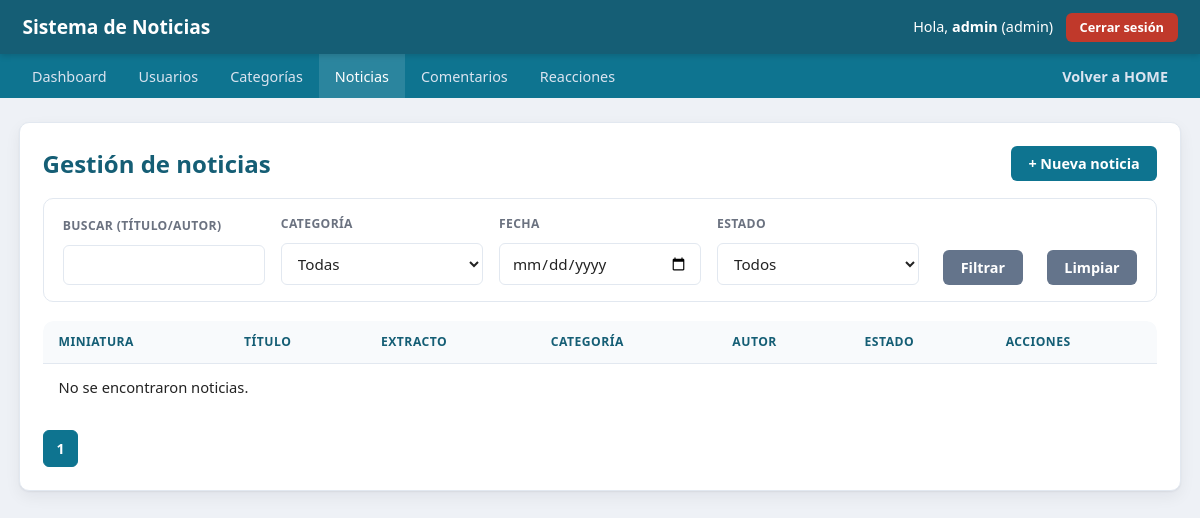
Page /views/admin/news/list.php (signed in) on the earlier database version.
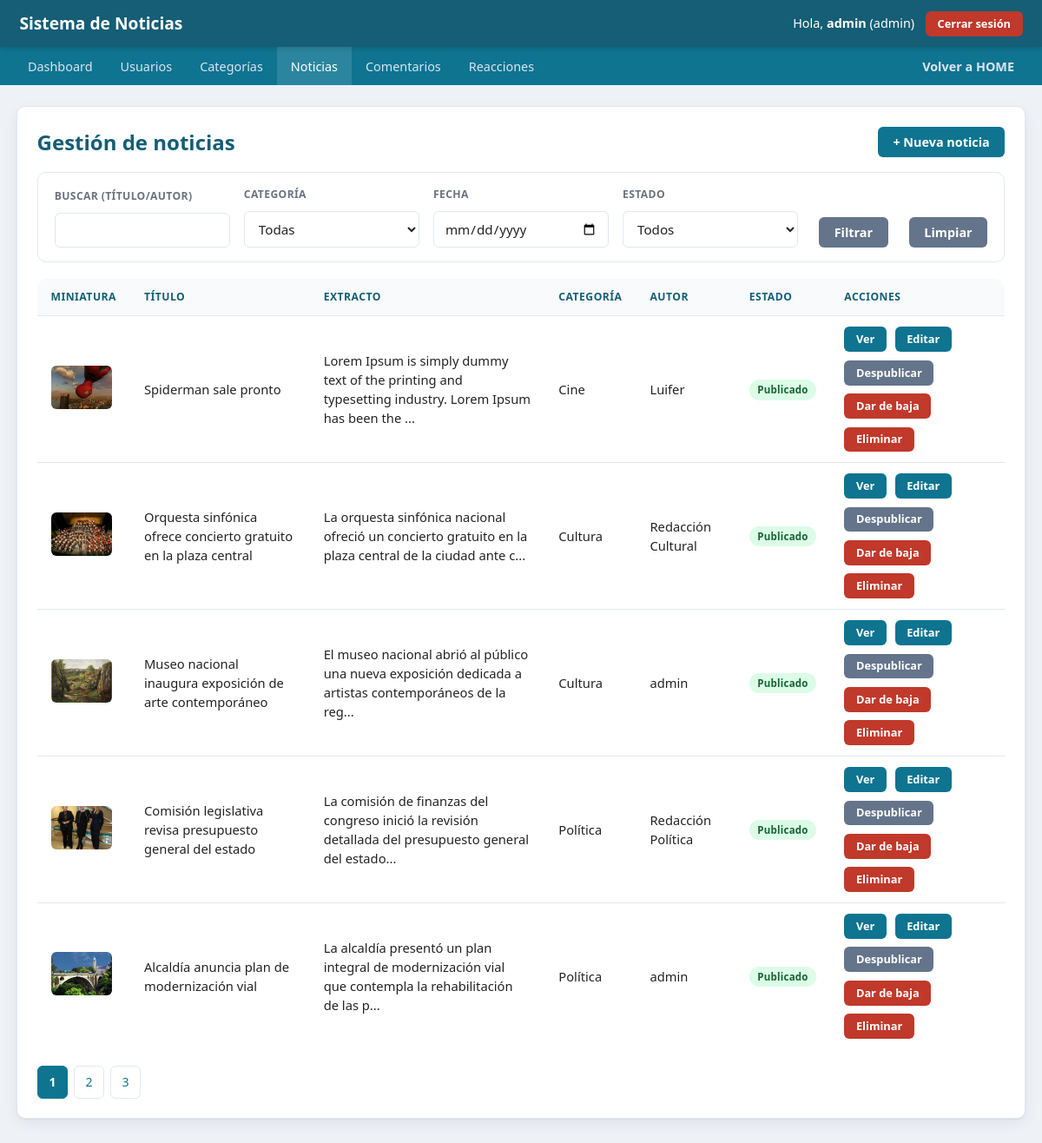
Same page on the later database version.
### tables this page shows
CREATE TABLE IF NOT EXISTS `noticias` (
  `id` int UNSIGNED NOT NULL AUTO_INCREMENT,
  `titulo` varchar(200) NOT NULL,
  `contenido` text NOT NULL,
  `id_usuario` int UNSIGNED NOT NULL COMMENT 'Usuario que creó la noticia',
  `autor` varchar(120) DEFAULT NULL COMMENT 'Autor visible (opcional, distinto del usuario del sistema)',
  `video_url` varchar(255) DEFAULT NULL COMMENT 'Enlace embebible de YouTube/Vimeo (opcional)',
  `id_categoria` int UNSIGNED NOT NULL,
  `publicado` tinyint(1) NOT NULL DEFAULT '0',
  `activo` tinyint(1) NOT NULL DEFAULT '1' COMMENT 'Baja lógica',
  `firma_digital` varchar(64) NOT NULL COMMENT 'HMAC-SHA256 de integridad',
  `created_at` datetime NOT NULL DEFAULT CURRENT_TIMESTAMP,
  `updated_at` datetime DEFAULT NULL ON UPDATE CURRENT_TIMESTAMP,
  PRIMARY KEY (`id`),
  KEY `fk_noticias_usuario` (`id_usuario`),
  KEY `idx_noticias_publicado_activo` (`publicado`,`activo`),
  KEY `idx_noticias_categoria` (`id_categoria`),
  KEY `idx_noticias_fecha` (`created_at`)
);

CREATE TABLE IF NOT EXISTS `categorias` (
  `id` int UNSIGNED NOT NULL AUTO_INCREMENT,
  `nombre` varchar(60) NOT NULL,
  `descripcion` varchar(255) DEFAULT NULL,
  `activo` tinyint(1) NOT NULL DEFAULT '1',
  `created_at` datetime NOT NULL DEFAULT CURRENT_TIMESTAMP,
  PRIMARY KEY (`id`),
  UNIQUE KEY `uq_categorias_nombre` (`nombre`)
);

CREATE TABLE IF NOT EXISTS `usuarios` (
  `id` int UNSIGNED NOT NULL AUTO_INCREMENT,
  `nombre` varchar(100) NOT NULL,
  `email` varchar(150) NOT NULL,
  `password` varchar(255) NOT NULL COMMENT 'Hash bcrypt (password_hash)',
  `rol` enum('admin','editor','supervisor','usuario') NOT NULL DEFAULT 'usuario',
  `activo` tinyint(1) NOT NULL DEFAULT '1',
  `intentos_fallidos` int UNSIGNED NOT NULL DEFAULT '0',
  `bloqueado_hasta` datetime DEFAULT NULL,
  `created_at` datetime NOT NULL DEFAULT CURRENT_TIMESTAMP,
  `updated_at` datetime DEFAULT NULL ON UPDATE CURRENT_TIMESTAMP,
  PRIMARY KEY (`id`),
  UNIQUE KEY `uq_usuarios_email` (`email`),
  KEY `idx_usuarios_nombre` (`nombre`)
);

### config/bootstrap.php (called while the page is built, shortened)
<?php
require_once ROOT_PATH . '/core/Database.php';
require_once ROOT_PATH . '/core/Validator.php';
require_once ROOT_PATH . '/core/BaseModel.php';
require_once ROOT_PATH . '/helpers/functions.php';
spl_autoload_register(function (string $class) {
    $paths = [
        ROOT_PATH . "/models/{$class}.php",
        ROOT_PATH . "/controllers/{$class}.php",
    ];
    foreach ($paths as $path) {
        if (file_exists($path)) {
            return;
        }
    }
});

### config/database.php (called while the page is built)
<?php
return [
    'driver'   => 'mysql',
    'host'     => '127.0.0.1',
    'port'     => '3306',
    'database' => 'sistema_noticias',
    'username' => 'root',
    'password' => '',
    'charset'  => 'utf8mb4',
];

### core/Database.php (called while the page is built, shortened)
<?php
class Database
{
    private static ?Database $instance = null;
    private PDO $connection;
    private function __construct()
    {
        $config = require ROOT_PATH . '/config/database.php';
        $dsn = sprintf(
            '%s:host=%s;port=%s;dbname=%s;charset=%s',
            $config['driver'],
            $config['host'],
            $config['port'],
            $config['database'],
            $config['charset']
        );
        try {
            $this->connection = new PDO($dsn, $config['username'], $config['password'], [
                PDO::ATTR_ERRMODE            => PDO::ERRMODE_EXCEPTION,
                PDO::ATTR_DEFAULT_FETCH_MODE => PDO::FETCH_ASSOC,
                PDO::ATTR_EMULATE_PREPARES   => false,
            ]);
        } catch (PDOException $e) {
            throw new RuntimeException('No fue posible conectar a la base de datos.');
        }
    }
    public static function getInstance(): Database
    {
        if (self::$instance === null) {
            self::$instance = new self();
        }
        return self::$instance;
    }
    public function getConnection(): PDO
    {
        return $this->connection;
    }
}

### core/Validator.php (called while the page is built, shortened)
<?php
class Validator
{
    public static function sanitizeString(?string $value): string
    {
        $value = trim($value ?? '');
        $value = strip_tags($value);
        return $value;
    }
    public static function sanitizeInt($value): int
    {
        return (int) filter_var($value, FILTER_SANITIZE_NUMBER_INT);
    }
}

### controllers/NewsController.php (called while the page is built, shortened)
<?php
class NewsController extends BaseController
{
    private NewsModel $newsModel;
    private NewsImageModel $imageModel;
    public function __construct()
    {
        $this->newsModel = new NewsModel();
        $this->imageModel = new NewsImageModel();
    }
    public function listPaginated(array $filters, int $page): array
    {
        $page = max(1, $page);
        $offset = ($page - 1) * NEWS_PER_PAGE_ADMIN;
        $items = $this->newsModel->filterAdmin($filters, NEWS_PER_PAGE_ADMIN, $offset);
        $total = $this->newsModel->countFilterAdmin($filters);
        foreach ($items as &$item) {
            $item['thumbnail'] = $this->imageModel->firstThumbnail((int) $item['id']);
        }
        return [
            'items' => $items,
            'total' => $total,
            'page' => $page,
            'totalPages' => max(1, (int) ceil($total / NEWS_PER_PAGE_ADMIN)),
        ];
    }
    public function isPrivileged(): bool
    {
        return in_array($_SESSION['user_role'] ?? '', ['admin', 'supervisor'], true);
    }
    public function canModify(array $news): bool
    {
        return $this->isPrivileged() || (int) $news['id_usuario'] === (int) ($_SESSION['user_id'] ?? 0);
    }
}

### models/NewsModel.php (called while the page is built, shortened)
<?php
class NewsModel extends BaseModel
{
    public function filterAdmin(array $filters, int $limit, int $offset): array
    {
        [$where, $params] = $this->buildWhere($filters);
        $sql = self::BASE_SELECT . " {$where} ORDER BY n.created_at DESC LIMIT :limit OFFSET :offset";
        $stmt = $this->db->prepare($sql);
        $stmt->bindValue('limit', $limit, PDO::PARAM_INT);
        $stmt->bindValue('offset', $offset, PDO::PARAM_INT);
        $stmt->execute();
        return $stmt->fetchAll();
    }
    public function countFilterAdmin(array $filters): int
    {
        [$where, $params] = $this->buildWhere($filters);
        $sql = "SELECT COUNT(*) AS total FROM noticias n
                INNER JOIN categorias c ON c.id = n.id_categoria
                INNER JOIN usuarios u ON u.id = n.id_usuario {$where}";
        $stmt = $this->db->prepare($sql);
        $stmt->execute($params);
        return (int) $stmt->fetch()['total'];
    }
    private function buildWhere(array $filters): array
    {
        $clauses = [];
        $params = [];
        $where = $clauses ? ('WHERE ' . implode(' AND ', $clauses)) : '';
        return [$where, $params];
    }
}

### core/BaseModel.php (called while the page is built, shortened)
<?php
abstract class BaseModel implements CrudInterface
{
    public function __construct()
    {
        $this->db = Database::getInstance()->getConnection();
    }
}

### models/NewsImageModel.php (called while the page is built, shortened)
<?php
class NewsImageModel extends BaseModel
{
    public function firstThumbnail(int $newsId): ?string
    {
        $stmt = $this->db->prepare('SELECT ruta_thumbnail FROM noticia_imagenes WHERE id_noticia = :nid ORDER BY orden ASC LIMIT 1');
        $stmt->execute(['nid' => $newsId]);
        $row = $stmt->fetch();
        return $row['ruta_thumbnail'] ?? null;
    }
}

### helpers/functions.php (called while the page is built, shortened)
<?php
if (!function_exists('e')) {
    function e(?string $value): string
    {
        return htmlspecialchars($value ?? '', ENT_QUOTES, 'UTF-8');
    }
}
if (!function_exists('truncate')) {
    function truncate(string $text, int $length = 100): string
    {
        $plain = trim(strip_tags($text));
        return mb_substr($plain, 0, $length) . '...';
    }
}

### views/admin/news/list.php (the view, shortened to what the rows shown need)
<?php
require_once __DIR__ . '/../../../config/bootstrap.php';
$controller = new NewsController();
$filters = [
    'id_categoria' => Validator::sanitizeInt($_GET['id_categoria'] ?? ''),
    'fecha' => Validator::sanitizeString($_GET['fecha'] ?? ''),
    'publicado' => Validator::sanitizeString($_GET['publicado'] ?? ''),
    'buscar' => Validator::sanitizeString($_GET['buscar'] ?? ''),
];
$filters = array_filter($filters, fn($v) => $v !== '' && $v !== 0);
$page = (int) ($_GET['page'] ?? 1);
$result = $controller->listPaginated($filters, $page);
require ROOT_PATH . '/views/partials/admin_header.php';
require ROOT_PATH . '/views/partials/admin_menu.php';
?>
<div class="card">
    <div style="display:flex;justify-content:space-between;flex-wrap:wrap;gap:0.8rem;align-items:center">
        <h1 style="margin:0">Gestión de noticias</h1>
    </div>
    <div class="table-responsive">
        <table>
            <thead>
                <tr><th>Miniatura</th><th>Título</th><th>Extracto</th><th>Categoría</th><th>Autor</th><th>Estado</th><th>Acciones</th></tr>
            </thead>
            <tbody>
                <?php foreach ($result['items'] as $news): ?>
                    <tr>
                        <td data-label="Miniatura" class="thumb-cell">
                            <?php if (!empty($news['thumbnail'])): ?>
                                <img src="<?= UPLOAD_THUMB_URL . e(basename($news['thumbnail'])) ?>" alt="">
                            <?php endif; ?>
                        </td>
                        <td data-label="Título"><?= e($news['titulo']) ?></td>
                        <td data-label="Extracto"><?= e(truncate($news['contenido'], EXCERPT_LENGTH)) ?></td>
                        <td data-label="Categoría"><?= e($news['categoria_nombre']) ?></td>
                        <td data-label="Autor"><?= e($news['autor'] ?: $news['creador_nombre']) ?></td>
                        <td data-label="Estado">
                            <?php if ((int) $news['publicado'] === 1): ?>
                                <span class="badge badge-success">Publicado</span>
                            <?php else: ?>
                                <span class="badge badge-warning">No publicado</span>
                            <?php endif; ?>
                        </td>
                        <td data-label="Acciones">
                            <?php $canModifyRow = $controller->canModify($news); ?>
                            <div class="actions">
                                <a class="btn btn-small" href="<?= BASE_URL ?>/views/admin/news/detail.php?id=<?= (int) $news['id'] ?>">Ver</a>
                                <?php if ($canModifyRow): ?>
                                    <a class="btn btn-small" href="<?= BASE_URL ?>/views/admin/news/form.php?id=<?= (int) $news['id'] ?>">Editar</a>
                                <?php endif; ?>
                                <?php if ($controller->isPrivileged()): ?>
                                    <form method="post" action="<?= BASE_URL ?>/views/admin/news/list.php?<?= http_build_query($_GET) ?>">
                                        <button type="submit" class="btn btn-small btn-secondary"><?= $news['publicado'] ? 'Despublicar' : 'Publicar' ?></button>
                                    </form>
                                <?php endif; ?>
                                <?php if ($canModifyRow): ?>
                                    <form method="post" action="<?= BASE_URL ?>/views/admin/news/list.php?<?= http_build_query($_GET) ?>" data-confirm="¿Cambiar el estado de esta noticia?">
                                        <button type="submit" class="btn btn-small <?= $news['activo'] ? 'btn-danger' : 'btn-success' ?>"><?= $news['activo'] ? 'Dar de baja' : 'Reactivar' ?></button>
                                    </form>
                                <?php endif; ?>
                                <?php if ($controller->isPrivileged()): ?>
                                    <form method="post" action="<?= BASE_URL ?>/views/admin/news/list.php?<?= http_build_query($_GET) ?>" data-confirm="¿Eliminar esta noticia de forma PERMANENTE? Se borrarán también sus imágenes, comentarios y reacciones. Esta acción no se puede deshacer.">
                                        <button type="submit" class="btn btn-small btn-danger">Eliminar</button>
                                    </form>
                                <?php endif; ?>
                            </div>
                        </td>
                    </tr>
                <?php endforeach; ?>
            </tbody>
        </table>
    </div>
</div>
<?php require ROOT_PATH . '/views/partials/admin_footer.php'; ?>

Differences in the rows shown:
added noticias: shows a picture, titulo "Spiderman sale pronto", contenido "Lorem Ipsum is simply dummy text of the printing and typesetting industry. Lorem Ipsum has been the ...", id_categoria.nombre "Cine", autor "Luifer", publicado "Publicado", activo "Dar de baja"
added noticias: shows a picture, titulo "Orquesta sinfónica ofrece concierto gratuito en la plaza central", contenido "La orquesta sinfónica nacional ofreció un concierto gratuito en la plaza central de la ciudad ante c...", id_categoria.nombre "Cultura", autor "Redacción Cultural", publicado "Publicado", activo "Dar de baja"
added noticias: shows a picture, titulo "Museo nacional inaugura exposición de arte contemporáneo", contenido "El museo nacional abrió al público una nueva exposición dedicada a artistas contemporáneos de la reg...", id_categoria.nombre "Cultura", id_usuario.nombre "admin", publicado "Publicado", activo "Dar de baja"
added noticias: shows a picture, titulo "Comisión legislativa revisa presupuesto general del estado", contenido "La comisión de finanzas del congreso inició la revisión detallada del presupuesto general del estado...", id_categoria.nombre "Política", autor "Redacción Política", publicado "Publicado", activo "Dar de baja"
added noticias: shows a picture, titulo "Alcaldía anuncia plan de modernización vial", contenido "La alcaldía presentó un plan integral de modernización vial que contempla la rehabilitación de las p...", id_categoria.nombre "Política", id_usuario.nombre "admin", publicado "Publicado", activo "Dar de baja"
Other differences:
new list line: "2"
new list line: "3"
text no longer shown: "No se encontraron noticias."
